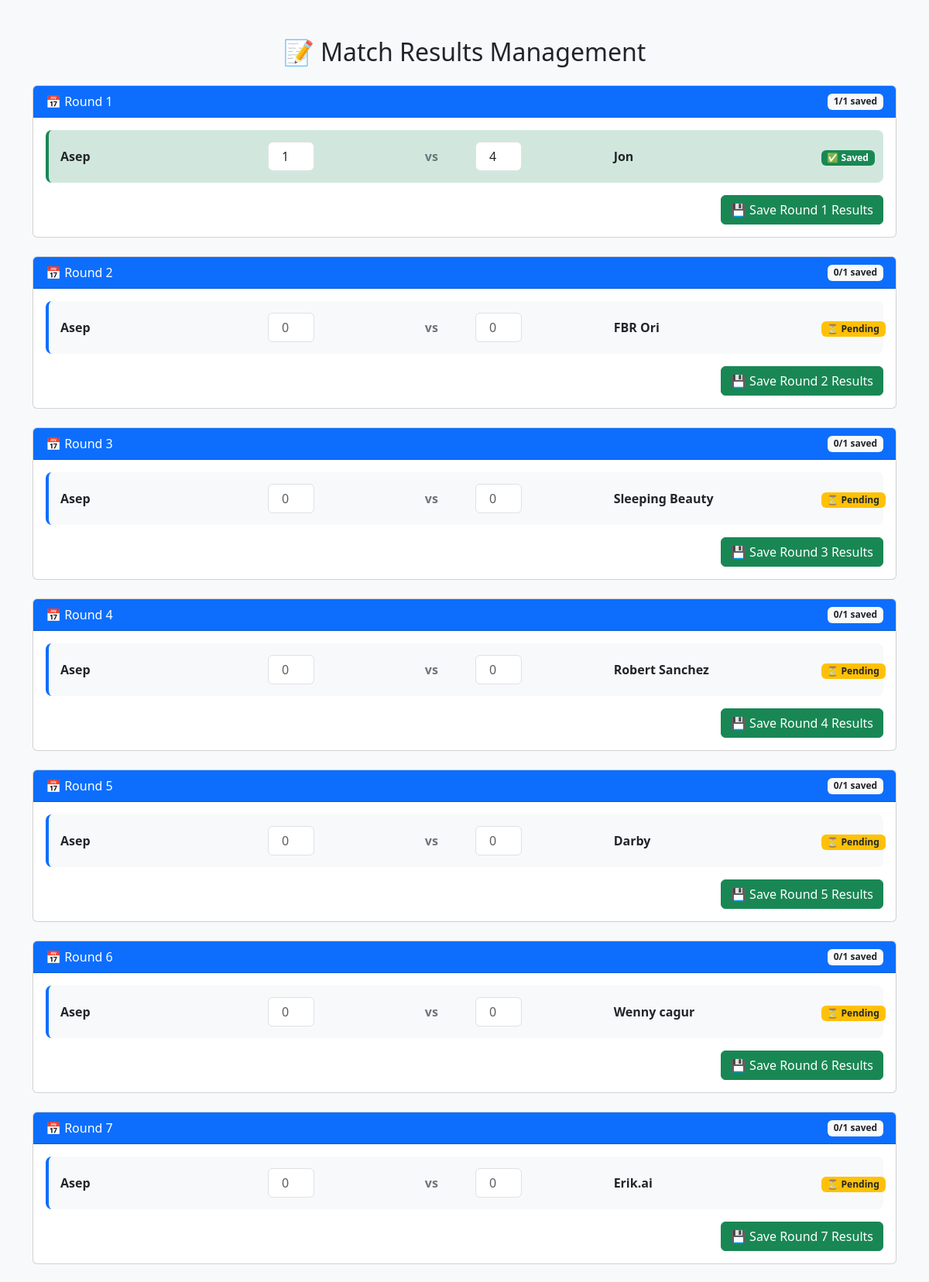
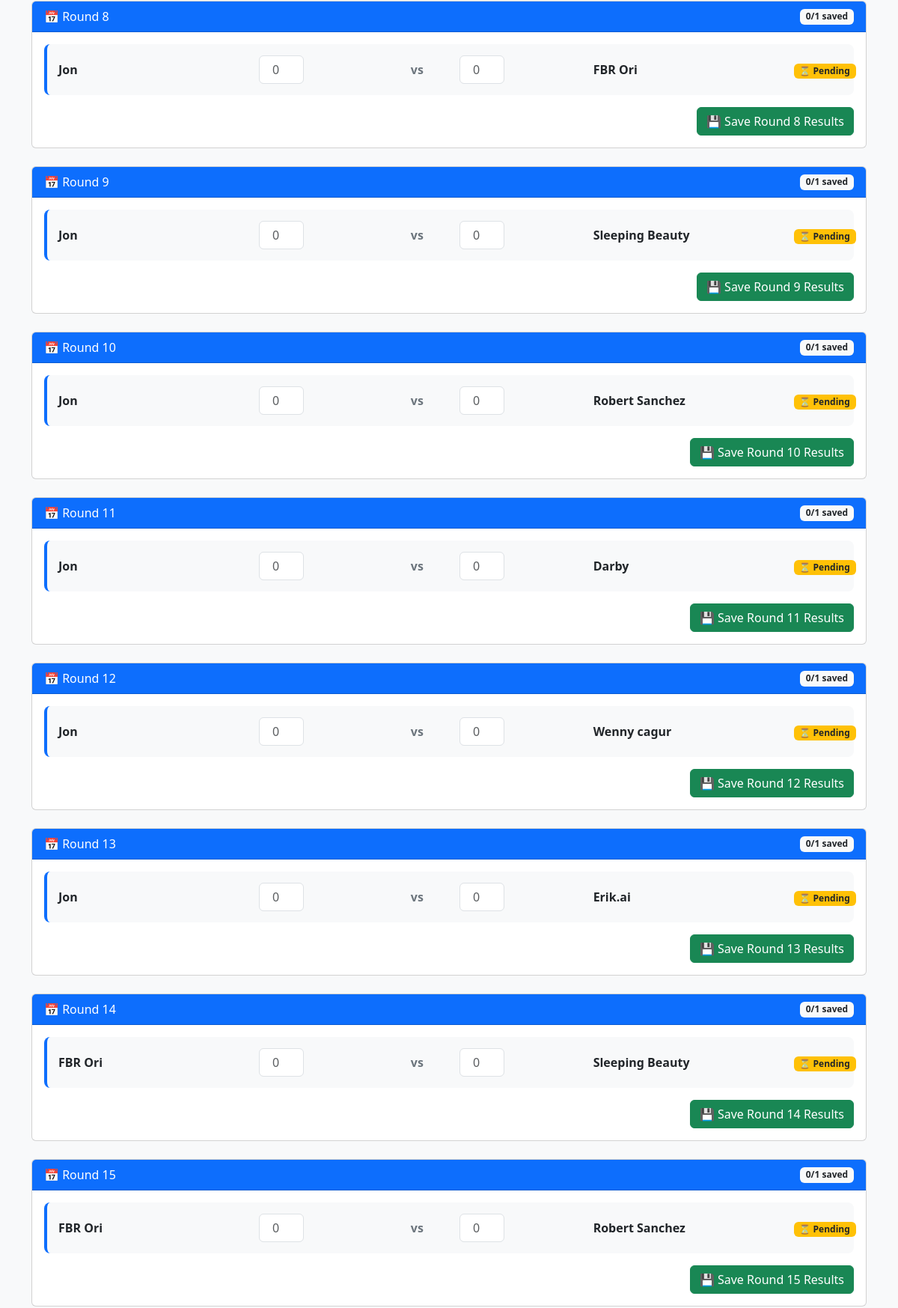
Page /add_result.php?league_id=9 (signed in, upper part) on the committed database (2 pictures, top to bottom).
### tables this page shows
CREATE TABLE `league_fixtures` (
  `id` int(11) NOT NULL,
  `league_id` int(11) NOT NULL,
  `round` int(11) NOT NULL,
  `home_team` varchar(50) DEFAULT NULL,
  `away_team` varchar(50) DEFAULT NULL,
  `home_score` int(11) DEFAULT NULL,
  `away_score` int(11) DEFAULT NULL,
  `is_played` tinyint(1) DEFAULT 0
);

### add_result.php (the view, shortened to what this page needs)
<?php
$host = 'localhost';
$db = 'czkugpvg_league';
$user = 'czkugpvg_league';
$pass = 'BangJal!';
try {
    $pdo = new PDO("mysql:host=$host;dbname=$db", $user, $pass);
    $pdo->setAttribute(PDO::ATTR_ERRMODE, PDO::ERRMODE_EXCEPTION);
} catch (PDOException $e) {
    die("Connection failed: " . $e->getMessage());
}
$league_id = $_GET['league_id'] ?? null;
$fixturesStmt = $pdo->prepare("SELECT * FROM league_fixtures WHERE league_id = ? ORDER BY round, id");
$fixturesStmt->execute([$league_id]);
$fixtures = $fixturesStmt->fetchAll(PDO::FETCH_ASSOC);
$grouped = [];
foreach ($fixtures as $match) {
    $grouped[$match['round']][] = $match;
}
$logStmt = $pdo->prepare("SELECT * FROM league_match_log WHERE league_id = ?");
$logStmt->execute([$league_id]);
$match_logs = $logStmt->fetchAll(PDO::FETCH_ASSOC);
$result_lookup = [];
foreach ($match_logs as $log) {
    $key = "{$log['round']}_{$log['home_team']}_{$log['away_team']}";
    $result_lookup[$key] = [
        'home_score' => $log['home_score'],
        'away_score' => $log['away_score'],
        'id' => $log['id']
    ];
}
?>
<!DOCTYPE html>
<html lang="en">
<head>
  <link href="https://cdn.jsdelivr.net/npm/bootstrap@5.3.0/dist/css/bootstrap.min.css" rel="stylesheet">
</head>
<body class="bg-light">
<div class="container py-5">
  <h2 class="text-center mb-4">📝 Match Results Management</h2>
  <?php if (!empty($grouped)): ?>
    <?php foreach ($grouped as $round => $matches): ?>
      <div class="card mb-4">
        <div class="card-header bg-primary text-white d-flex justify-content-between align-items-center">
          <span>📅 Round <?= $round ?></span>
          <span class="badge bg-light text-dark" id="counter-<?= $round ?>">
            <?php
            $saved_count = 0;
            foreach ($matches as $match) {
              $key = "{$match['round']}_{$match['home_team']}_{$match['away_team']}";
              if (isset($result_lookup[$key])) $saved_count++;
            }
            echo "$saved_count/" . count($matches) . " saved";
            ?>
          </span>
        </div>
        <div class="card-body">
          <form class="round-form" data-round="<?= $round ?>">
            <?php foreach ($matches as $match): ?>
              <?php
                $key = "{$match['round']}_{$match['home_team']}_{$match['away_team']}";
                $existing = $result_lookup[$key] ?? null;
                $is_saved = $existing !== null;
              ?>
              <div class="match-card <?= $is_saved ? 'match-saved' : '' ?>">
                <div class="row align-items-center">
                  <div class="col-md-3">
                    <strong><?= htmlspecialchars($match['home_team']) ?></strong>
                  </div>
                  <div class="col-md-2">
                    <input type="number"
                           name="results[<?= $match['id'] ?>][home_score]"
                           class="form-control score-input"
                           min="0"
                           value="<?= $existing ? $existing['home_score'] : '' ?>"
                           placeholder="0">
                  </div>
                  <div class="col-md-1 text-center">
                    <span class="vs-text">vs</span>
                  </div>
                  <div class="col-md-2">
                    <input type="number"
                           name="results[<?= $match['id'] ?>][away_score]"
                           class="form-control score-input"
                           min="0"
                           value="<?= $existing ? $existing['away_score'] : '' ?>"
                           placeholder="0">
                  </div>
                  <div class="col-md-3">
                    <strong><?= htmlspecialchars($match['away_team']) ?></strong>
                  </div>
                  <div class="col-md-1">
                    <?php if ($is_saved): ?>
                      <span class="badge bg-success">✅ Saved</span>
                    <?php else: ?>
                      <span class="badge bg-warning text-dark">⏳ Pending</span>
                    <?php endif; ?>
                  </div>
                </div>
              </div>
            <?php endforeach; ?>
            <div class="text-end mt-3">
              <button type="submit" class="btn btn-success save-btn">
                💾 Save Round <?= $round ?> Results
              </button>
            </div>
          </form>
        </div>
      </div>
    <?php endforeach; ?>
  <?php else: ?>
    <div class="alert alert-info">No fixtures found for this league.</div>
  <?php endif; ?>
</div>
</body>
</html>

### add_result.php (style rules this page uses)
.match-card { border-left: 4px solid #0d6efd; background: #f8f9fa; border-radius: 8px; padding: 15px; margin-bottom: 10px; }
.match-saved { border-left-color: #198754; background: #d1e7dd; }
.score-input { width: 60px; text-align: center; }
.vs-text { font-weight: bold; color: #6c757d; margin: 0 10px; }
.save-btn { transition: all 0.3s ease; }

### rows in the picture
league_fixtures: home_team "Asep", home_score "1", away_score "4", away_team "Jon", shows "✅ Saved"
league_fixtures: home_team "Asep", away_team "FBR Ori", shows "⏳ Pending"
league_fixtures: home_team "Asep", away_team "Sleeping Beauty", shows "⏳ Pending"
league_fixtures: home_team "Asep", away_team "Robert Sanchez", shows "⏳ Pending"
league_fixtures: home_team "Asep", away_team "Darby", shows "⏳ Pending"
league_fixtures: home_team "Asep", away_team "Wenny cagur", shows "⏳ Pending"
league_fixtures: home_team "Asep", away_team "Erik.ai", shows "⏳ Pending"
league_fixtures: home_team "Jon", away_team "FBR Ori", shows "⏳ Pending"
league_fixtures: home_team "Jon", away_team "Sleeping Beauty", shows "⏳ Pending"
league_fixtures: home_team "Jon", away_team "Robert Sanchez", shows "⏳ Pending"
league_fixtures: home_team "Jon", away_team "Darby", shows "⏳ Pending"
league_fixtures: home_team "Jon", away_team "Wenny cagur", shows "⏳ Pending"
league_fixtures: home_team "Jon", away_team "Erik.ai", shows "⏳ Pending"
league_fixtures: home_team "FBR Ori", away_team "Sleeping Beauty", shows "⏳ Pending"
league_fixtures: home_team "FBR Ori", away_team "Robert Sanchez", shows "⏳ Pending"

### other values in the picture
$round "1"
$saved_count "1"
count($matches) "1"
$round "2"
$saved_count "0"
$round "3"
$round "4"
$round "5"
$round "6"
$round "7"
$round "8"
$round "9"
$round "10"
$round "11"
$round "12"
